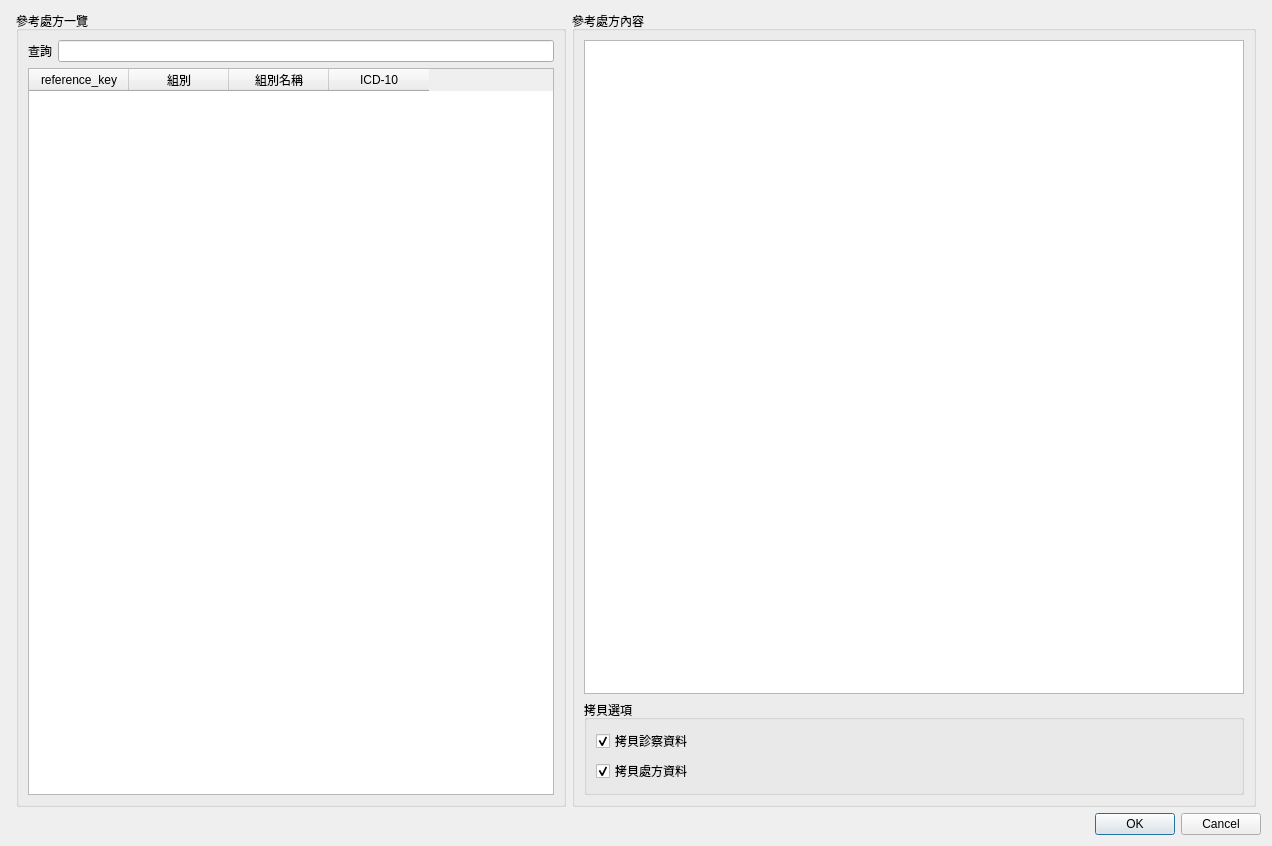
<?xml version="1.0" encoding="UTF-8"?>
<ui version="4.0">
 <class>Dialog_reference_prescript</class>
 <widget class="QDialog" name="Dialog_reference_prescript">
  <property name="windowModality">
   <enum>Qt::NonModal</enum>
  </property>
  <property name="geometry">
   <rect>
    <x>0</x>
    <y>0</y>
    <width>1272</width>
    <height>846</height>
   </rect>
  </property>
  <property name="sizePolicy">
   <sizepolicy hsizetype="Preferred" vsizetype="Preferred">
    <horstretch>0</horstretch>
    <verstretch>0</verstretch>
   </sizepolicy>
  </property>
  <property name="windowTitle">
   <string>參考處方</string>
  </property>
  <layout class="QVBoxLayout" name="verticalLayout">
   <item>
    <layout class="QHBoxLayout" name="horizontalLayout">
     <property name="leftMargin">
      <number>5</number>
     </property>
     <property name="topMargin">
      <number>0</number>
     </property>
     <property name="rightMargin">
      <number>5</number>
     </property>
     <item>
      <widget class="QGroupBox" name="groupBox_history_list">
       <property name="maximumSize">
        <size>
         <width>550</width>
         <height>16777215</height>
        </size>
       </property>
       <property name="title">
        <string>參考處方一覽</string>
       </property>
       <property name="flat">
        <bool>false</bool>
       </property>
       <layout class="QVBoxLayout" name="verticalLayout_2">
        <item>
         <layout class="QHBoxLayout" name="horizontalLayout_3">
          <item>
           <widget class="QLabel" name="label">
            <property name="text">
             <string>查詢</string>
            </property>
           </widget>
          </item>
          <item>
           <widget class="QLineEdit" name="lineEdit_disease_name">
            <property name="clearButtonEnabled">
             <bool>true</bool>
            </property>
           </widget>
          </item>
         </layout>
        </item>
        <item>
         <widget class="QTableWidget" name="tableWidget_reference_list">
          <property name="editTriggers">
           <set>QAbstractItemView::NoEditTriggers</set>
          </property>
          <property name="selectionMode">
           <enum>QAbstractItemView::SingleSelection</enum>
          </property>
          <property name="selectionBehavior">
           <enum>QAbstractItemView::SelectRows</enum>
          </property>
          <column>
           <property name="text">
            <string>reference_key</string>
           </property>
          </column>
          <column>
           <property name="text">
            <string>組別</string>
           </property>
          </column>
          <column>
           <property name="text">
            <string>組別名稱</string>
           </property>
          </column>
          <column>
           <property name="text">
            <string>ICD-10</string>
           </property>
          </column>
         </widget>
        </item>
       </layout>
      </widget>
     </item>
     <item>
      <widget class="QGroupBox" name="groupBox_medical_record">
       <property name="title">
        <string>參考處方內容</string>
       </property>
       <property name="flat">
        <bool>false</bool>
       </property>
       <layout class="QVBoxLayout" name="verticalLayout_3">
        <item>
         <widget class="QTextEdit" name="textEdit_medical_record">
          <property name="readOnly">
           <bool>true</bool>
          </property>
         </widget>
        </item>
        <item>
         <widget class="QGroupBox" name="groupBox_copy_option">
          <property name="title">
           <string>拷貝選項</string>
          </property>
          <layout class="QGridLayout" name="gridLayout">
           <item row="1" column="0">
            <layout class="QHBoxLayout" name="horizontalLayout_2">
             <item>
              <widget class="QCheckBox" name="checkBox_prescript">
               <property name="text">
                <string>拷貝處方資料</string>
               </property>
               <property name="checked">
                <bool>true</bool>
               </property>
              </widget>
             </item>
            </layout>
           </item>
           <item row="0" column="0">
            <widget class="QCheckBox" name="checkBox_diagnostic">
             <property name="text">
              <string>拷貝診察資料</string>
             </property>
             <property name="checked">
              <bool>true</bool>
             </property>
            </widget>
           </item>
          </layout>
         </widget>
        </item>
       </layout>
      </widget>
     </item>
    </layout>
   </item>
   <item>
    <widget class="QDialogButtonBox" name="buttonBox">
     <property name="orientation">
      <enum>Qt::Horizontal</enum>
     </property>
     <property name="standardButtons">
      <set>QDialogButtonBox::Cancel|QDialogButtonBox::Ok</set>
     </property>
     <property name="centerButtons">
      <bool>false</bool>
     </property>
    </widget>
   </item>
  </layout>
 </widget>
 <resources/>
 <connections>
  <connection>
   <sender>buttonBox</sender>
   <signal>accepted()</signal>
   <receiver>Dialog_reference_prescript</receiver>
   <slot>accept()</slot>
   <hints>
    <hint type="sourcelabel">
     <x>248</x>
     <y>254</y>
    </hint>
    <hint type="destinationlabel">
     <x>157</x>
     <y>274</y>
    </hint>
   </hints>
  </connection>
  <connection>
   <sender>buttonBox</sender>
   <signal>rejected()</signal>
   <receiver>Dialog_reference_prescript</receiver>
   <slot>reject()</slot>
   <hints>
    <hint type="sourcelabel">
     <x>316</x>
     <y>260</y>
    </hint>
    <hint type="destinationlabel">
     <x>286</x>
     <y>274</y>
    </hint>
   </hints>
  </connection>
 </connections>
</ui>
